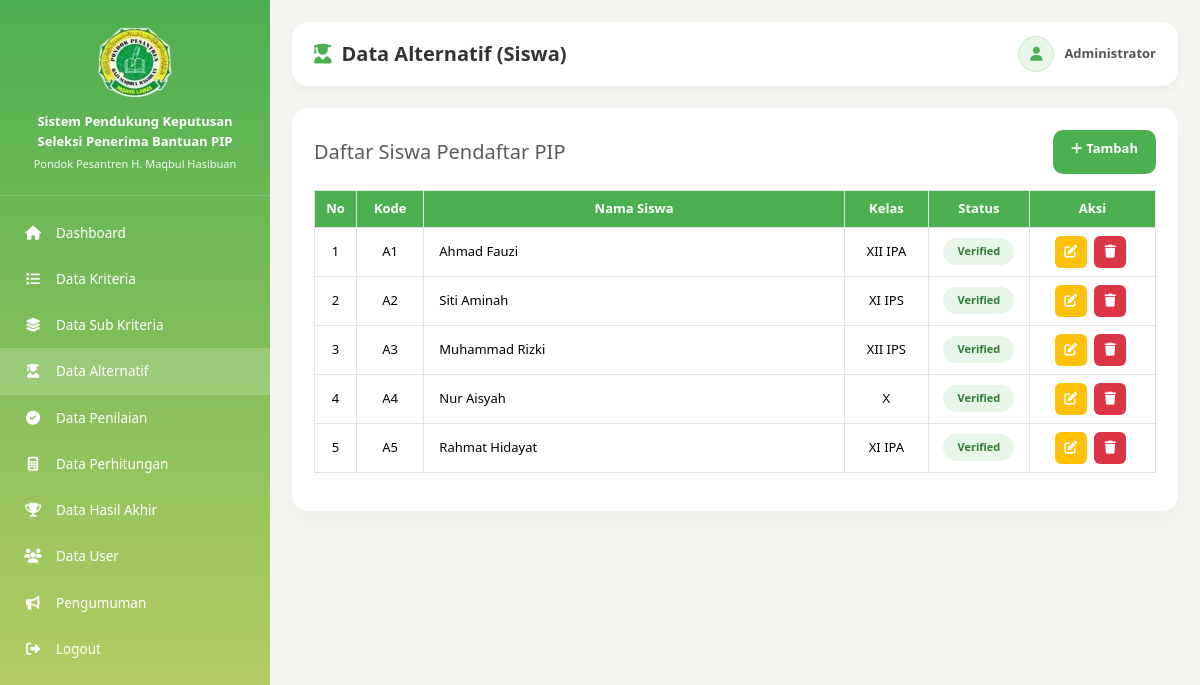
The page /views/admin/alternatif/index.php (signed in) on the database its author committed.
### tables this page shows
CREATE TABLE IF NOT EXISTS siswa (
    id INT AUTO_INCREMENT PRIMARY KEY,
    kode_alternatif VARCHAR(10) UNIQUE,
    nama VARCHAR(100),
    kelas VARCHAR(50),
    created_at TIMESTAMP DEFAULT CURRENT_TIMESTAMP
);

### views/admin/alternatif/index.php (the view, shortened to what this page needs)
<?php
require_once '../../../config/koneksi.php';
$siswa_list = mysqli_query($koneksi, "SELECT * FROM siswa ORDER BY kode_alternatif ASC");
$jumlah_data = mysqli_num_rows($siswa_list);
?>
<!DOCTYPE html>
<html lang="en">
<head>
<?php include '../../layouts/head.php'; ?>
</head>
<body>
<?php include '../../layouts/sidebar_admin.php'; ?>
<div class="content">
    <div class="navbar-custom">
        <div class="page-title">
            <i class="fa fa-user-graduate"></i>
            <h4>Data Alternatif (Siswa)</h4>
        </div>
        <div class="user-box">
            <div class="user-icon"><i class="fa fa-user"></i></div>
            <div class="user-name"><?php echo htmlspecialchars($_SESSION['nama'] ?? 'Admin'); ?></div>
        </div>
    </div>
    <div class="card-custom">
        <div class="d-flex justify-content-between align-items-center flex-wrap gap-2 mb-3">
            <h5 class="m-0 text-muted">Daftar Siswa Pendaftar PIP</h5>
            <a href="tambah.php" class="btn btn-add"><i class="fa fa-plus me-1"></i>Tambah</a>
        </div>
        <div class="table-responsive">
            <?php if ($jumlah_data > 0): ?>
            <table class="table table-bordered">
                <thead>
                    <tr>
                        <th width="5%">No</th>
                        <th width="8%">Kode</th>
                        <th>Nama Siswa</th>
                        <th width="10%">Kelas</th>
                        <th width="12%">Status</th>
                        <th width="15%">Aksi</th>
                    </tr>
                </thead>
                <tbody>
                    <?php $no = 1; while ($row = mysqli_fetch_assoc($siswa_list)): ?>
                    <tr>
                        <td><?php echo $no++; ?></td>
                        <td><?php echo htmlspecialchars($row['kode_alternatif']); ?></td>
                        <td style="text-align:left;padding-left:15px;"><?php echo htmlspecialchars($row['nama']); ?></td>
                        <td><?php echo htmlspecialchars($row['kelas'] ?? '-'); ?></td>
                        <td>
                            <span class="badge-status badge-<?php echo $row['status_pendaftaran']; ?>" style="font-size:11px;">
                                <?php echo ucfirst($row['status_pendaftaran']); ?>
                            </span>
                        </td>
                        <td>
                            <a href="edit.php?id=<?php echo $row['id']; ?>" class="btn-icon edit me-1" title="Edit"><i class="fa fa-edit"></i></a>
                            <a href="hapus.php?id=<?php echo $row['id']; ?>" class="btn-icon delete me-1" title="Hapus"
                               onclick="return confirm('Hapus siswa \'<?php echo htmlspecialchars($row['nama']); ?>\'?')"><i class="fa fa-trash"></i></a>
                        </td>
                    </tr>
                    <?php endwhile; ?>
                </tbody>
            </table>
            <?php endif; ?>
        </div>
    </div>
</div>
</body>
</html>

### public/assets/css/style.css (style rules this page uses)
:root { --primary: #4caf50; --primary-dark: #388e3c; --primary-light: #c6d166; --bg: #f4f7f1; --card-bg: #ffffff; --text: #333333; --text-muted: #777777; --border: #d6e4d3; --sidebar-w: 270px; --radius: 16px; --radius-sm: 10px; --shadow: 0 4px 12px rgba(0,0,0,0.05); --shadow-lg: 0 8px 24px rgba(0,0,0,0.04); --transition: 0.3s ease; }
* { margin: 0; padding: 0; box-sizing: border-box; }
body { font-family: 'Segoe UI', Arial, Helvetica, sans-serif; background: var(--bg); overflow-x: hidden; color: var(--text); }
a { text-decoration: none; color: inherit; }
.content { margin-left: var(--sidebar-w); padding: 22px; min-height: 100vh; transition: margin-left var(--transition); }
.navbar-custom { background: var(--card-bg); padding: 14px 22px; border-radius: var(--radius); display: flex; justify-content: space-between; align-items: center; box-shadow: var(--shadow); margin-bottom: 22px; flex-wrap: wrap; gap: 10px; }
.page-title { display: flex; align-items: center; gap: 10px; }
.page-title i { font-size: 20px; color: var(--primary); }
.page-title h4 { margin: 0; font-size: 20px; font-weight: bold; color: var(--text); }
.user-box { display: flex; align-items: center; gap: 10px; }
.user-icon { width: 36px; height: 36px; border-radius: 50%; background: #e8f5e9; color: var(--primary); display: flex; justify-content: center; align-items: center; font-size: 14px; border: 1px solid #c8e6c9; }
.user-name { font-size: 13px; font-weight: bold; color: #555; }
.card-custom { background: var(--card-bg); border-radius: var(--radius); border: none; box-shadow: var(--shadow-lg); padding: 22px; margin-bottom: 22px; }
.table thead th { background: var(--primary); color: white; text-align: center; vertical-align: middle; font-size: 13px; white-space: nowrap; }
.table tbody td { text-align: center; vertical-align: middle; background: white; font-size: 13px; }
.btn-add { background: var(--primary); color: white; border-radius: var(--radius-sm); font-weight: bold; padding: 9px 18px; font-size: 13px; border: none; transition: var(--transition); min-height: 44px; }
.btn-icon { border: none; width: 32px; height: 32px; border-radius: 6px; display: inline-flex; align-items: center; justify-content: center; font-size: 13px; transition: var(--transition); color: white; }
.btn-icon.edit { background: #ffc107; }
.btn-icon.delete { background: #dc3545; }
.badge-status { display: inline-flex; align-items: center; gap: 5px; padding: 5px 14px; border-radius: 20px; font-size: 12px; font-weight: bold; }
.badge-verified { background: #e8f5e9; color: #2e7d32; }

### rows shown on the page
siswa: kode_alternatif "A1", nama "Ahmad Fauzi", kelas "XII IPA", status_pendaftaran "Verified"
siswa: kode_alternatif "A2", nama "Siti Aminah", kelas "XI IPS", status_pendaftaran "Verified"
siswa: kode_alternatif "A3", nama "Muhammad Rizki", kelas "XII IPS", status_pendaftaran "Verified"
siswa: kode_alternatif "A4", nama "Nur Aisyah", kelas "X", status_pendaftaran "Verified"
siswa: kode_alternatif "A5", nama "Rahmat Hidayat", kelas "XI IPA", status_pendaftaran "Verified"

### other values the page prints
$_SESSION['nama'] "Administrator"
